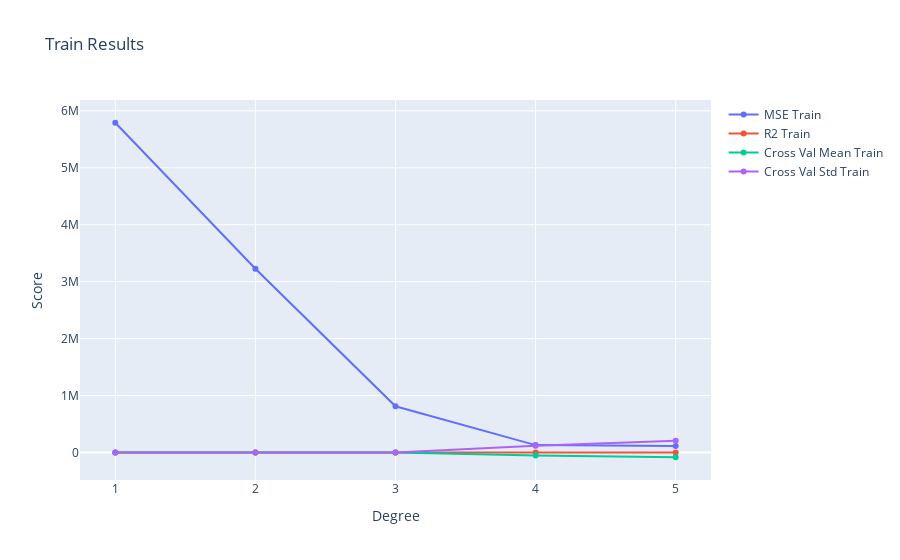
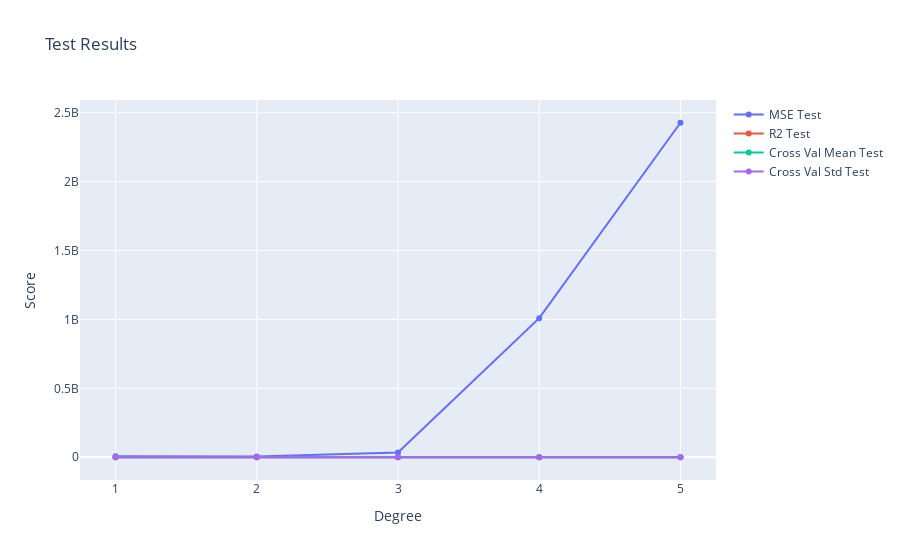

These figures' notebook cell, in order:
### Code cell
# Graficar los resultados
"""
'degree': degree,
'mse_train': mse_train,
'r2_train': r2_train,
'cross_val_mean_train': cross_val_mean_train,
'cross_val_std_train': cross_val_std_train,
'mse_test': mse_test,
'r2_test': r2_test,
'cross_val_mean_test': cross_val_mean_test,
'cross_val_std_test': cross_val_std_test
"""

train_fig = go.Figure()
train_fig.add_trace(go.Scatter(x=results_df['degree'], y=results_df['mse_train'], mode='lines+markers', name='MSE Train'))
train_fig.add_trace(go.Scatter(x=results_df['degree'], y=results_df['r2_train'], mode='lines+markers', name='R2 Train'))
train_fig.add_trace(go.Scatter(x=results_df['degree'], y=results_df['cross_val_mean_train'], mode='lines+markers', name='Cross Val Mean Train'))
train_fig.add_trace(go.Scatter(x=results_df['degree'], y=results_df['cross_val_std_train'], mode='lines+markers', name='Cross Val Std Train'))
train_fig.update_layout(title='Train Results', xaxis_title='Degree', yaxis_title='Score')
train_fig.show()

test_fig = go.Figure()
test_fig.add_trace(go.Scatter(x=results_df['degree'], y=results_df['mse_test'], mode='lines+markers', name='MSE Test'))
test_fig.add_trace(go.Scatter(x=results_df['degree'], y=results_df['r2_test'], mode='lines+markers', name='R2 Test'))
test_fig.add_trace(go.Scatter(x=results_df['degree'], y=results_df['cross_val_mean_test'], mode='lines+markers', name='Cross Val Mean Test'))
test_fig.add_trace(go.Scatter(x=results_df['degree'], y=results_df['cross_val_std_test'], mode='lines+markers', name='Cross Val Std Test'))
test_fig.update_layout(title='Test Results', xaxis_title='Degree', yaxis_title='Score')
test_fig.show()

### Figure 1 — Plotly figure (JSON) as saved in the notebook; plotly's stock layout.template omitted (floating-point values rounded to 4 significant figures)
{"data": [{"mode": "lines+markers", "name": "MSE Train", "type": "scatter", "x": [1, 2, 3, 4, 5], "y": [5790000.0, 3227000.0, 813200.0, 130700.0, 114500.0]}, {"mode": "lines+markers", "name": "R2 Train", "type": "scatter", "x": [1, 2, 3, 4, 5], "y": [0.849, 0.9158, 0.9788, 0.9966, 0.997]}, {"mode": "lines+markers", "name": "Cross Val Mean Train", "type": "scatter", "x": [1, 2, 3, 4, 5], "y": [0.798, 0.7127, -18.71, -49490.0, -82180.0]}, {"mode": "lines+markers", "name": "Cross Val Std Train", "type": "scatter", "x": [1, 2, 3, 4, 5], "y": [0.09373, 0.2263, 26.88, 119700.0, 206100.0]}], "layout": {"title": {"text": "Train Results"}, "xaxis": {"title": {"text": "Degree"}}, "yaxis": {"title": {"text": "Score"}}}}

### Figure 2 — Plotly figure (JSON) as saved in the notebook; plotly's stock layout.template omitted (floating-point values rounded to 4 significant figures)
{"data": [{"mode": "lines+markers", "name": "MSE Test", "type": "scatter", "x": [1, 2, 3, 4, 5], "y": [6466000.0, 4710000.0, 34220000.0, 1009000000.0, 2427000000.0]}, {"mode": "lines+markers", "name": "R2 Test", "type": "scatter", "x": [1, 2, 3, 4, 5], "y": [0.6366, 0.7353, -0.9229, -55.71, -135.4]}, {"mode": "lines+markers", "name": "Cross Val Mean Test", "type": "scatter", "x": [1, 2, 3, 4, 5], "y": [0.5384, -19.47, -45.88, -65.72, -99.12]}, {"mode": "lines+markers", "name": "Cross Val Std Test", "type": "scatter", "x": [1, 2, 3, 4, 5], "y": [0.8139, 49.54, 87.56, 140.4, 252.3]}], "layout": {"title": {"text": "Test Results"}, "xaxis": {"title": {"text": "Degree"}}, "yaxis": {"title": {"text": "Score"}}}}
